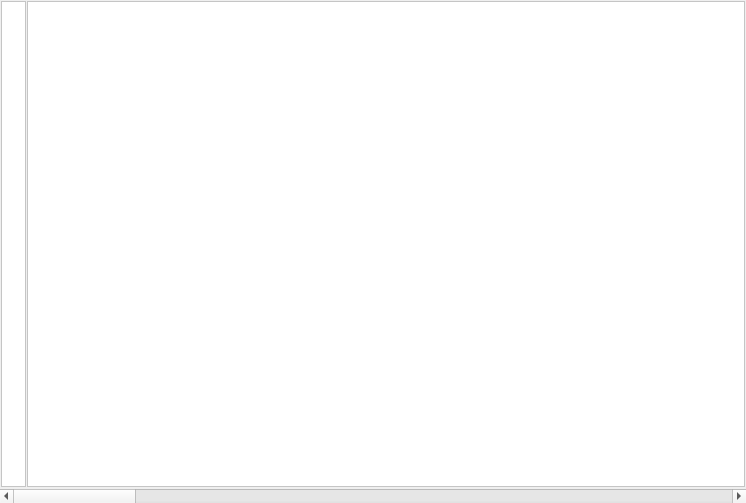
<?xml version="1.0" encoding="UTF-8"?>
<ui version="4.0">
 <class>MyTextEdit</class>
 <widget class="QWidget" name="MyTextEdit">
  <property name="geometry">
   <rect>
    <x>0</x>
    <y>0</y>
    <width>746</width>
    <height>503</height>
   </rect>
  </property>
  <property name="windowTitle">
   <string>Form</string>
  </property>
  <layout class="QVBoxLayout" name="verticalLayout">
   <property name="spacing">
    <number>1</number>
   </property>
   <property name="leftMargin">
    <number>0</number>
   </property>
   <property name="topMargin">
    <number>0</number>
   </property>
   <property name="rightMargin">
    <number>0</number>
   </property>
   <property name="bottomMargin">
    <number>0</number>
   </property>
   <item>
    <layout class="QHBoxLayout" name="horizontalLayout">
     <property name="spacing">
      <number>1</number>
     </property>
     <property name="leftMargin">
      <number>1</number>
     </property>
     <property name="topMargin">
      <number>1</number>
     </property>
     <property name="rightMargin">
      <number>1</number>
     </property>
     <property name="bottomMargin">
      <number>1</number>
     </property>
     <item>
      <widget class="QTextBrowser" name="textBrowser">
       <property name="maximumSize">
        <size>
         <width>25</width>
         <height>16777215</height>
        </size>
       </property>
       <property name="styleSheet">
        <string notr="true">border-color: rgb(0, 0, 255);
background-color: rgb(255, 255, 255);
color: rgb(0, 0, 0);</string>
       </property>
       <property name="verticalScrollBarPolicy">
        <enum>Qt::ScrollBarAlwaysOff</enum>
       </property>
       <property name="horizontalScrollBarPolicy">
        <enum>Qt::ScrollBarAlwaysOff</enum>
       </property>
       <property name="lineWrapMode">
        <enum>QTextEdit::NoWrap</enum>
       </property>
      </widget>
     </item>
     <item>
      <widget class="QTextEdit" name="textEdit">
       <property name="styleSheet">
        <string notr="true">border-color: rgb(0, 85, 255);
background-color: rgb(255, 255, 255);
color: rgb(0, 0, 0);</string>
       </property>
       <property name="verticalScrollBarPolicy">
        <enum>Qt::ScrollBarAlwaysOff</enum>
       </property>
       <property name="horizontalScrollBarPolicy">
        <enum>Qt::ScrollBarAlwaysOff</enum>
       </property>
       <property name="lineWrapMode">
        <enum>QTextEdit::NoWrap</enum>
       </property>
      </widget>
     </item>
    </layout>
   </item>
   <item>
    <widget class="QScrollBar" name="horizontalScrollBar">
     <property name="minimum">
      <number>50</number>
     </property>
     <property name="orientation">
      <enum>Qt::Horizontal</enum>
     </property>
    </widget>
   </item>
  </layout>
 </widget>
 <resources/>
 <connections/>
</ui>
